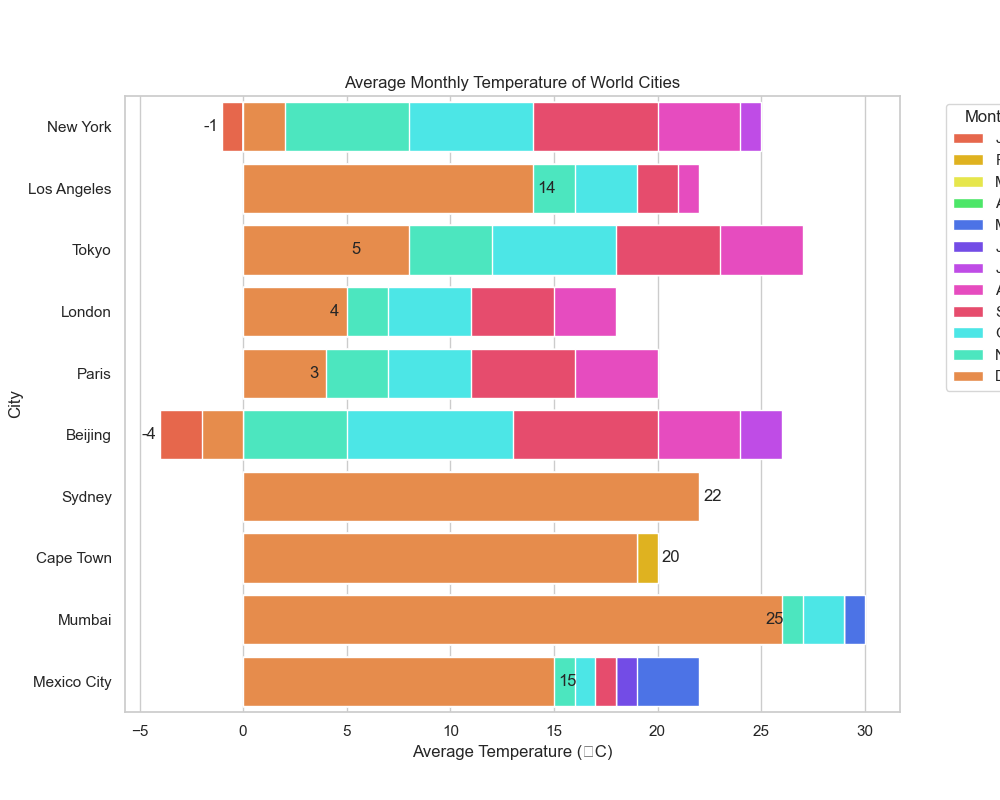

The Python source for this figure:

import seaborn as sns
import pandas as pd
import matplotlib.pyplot as plt

# Data
data = {
    'City': ['New York', 'Los Angeles', 'Tokyo', 'London', 'Paris', 'Beijing', 'Sydney', 'Cape Town', 'Mumbai', 'Mexico City'],
    'Jan': [-1, 14, 5, 4, 3, -4, 22, 20, 25, 15],
    'Feb': [0, 15, 6, 4, 4, 0, 22, 20, 25, 16],
    'Mar': [5, 16, 9, 7, 8, 5, 21, 19, 27, 19],
    'Apr': [11, 17, 14, 9, 10, 14, 19, 17, 29, 20],
    'May': [17, 18, 19, 13, 15, 20, 16, 15, 30, 22],
    'Jun': [22, 20, 22, 16, 18, 24, 14, 13, 29, 19],
    'Jul': [25, 22, 25, 18, 20, 26, 13, 13, 29, 18],
    'Aug': [24, 22, 27, 18, 20, 24, 15, 14, 28, 18],
    'Sep': [20, 21, 23, 15, 16, 20, 17, 15, 28, 18],
    'Oct': [14, 19, 18, 11, 11, 13, 19, 17, 29, 17],
    'Nov': [8, 16, 12, 7, 7, 5, 20, 18, 27, 16],
    'Dec': [2, 14, 8, 5, 4, -2, 22, 19, 26, 15]
}

df = pd.DataFrame(data)

# Melting the dataset to have cities, months, and values in separate columns
df_melted = df.melt(id_vars=['City'], var_name='Month', value_name='AvgTempCelsius')

# Seaborn plot
plt.figure(figsize=(10, 8))

# Horizontal bar chart with customized colors and bar width
ax = sns.barplot(
    data=df_melted,
    y='City',
    x='AvgTempCelsius',
    hue='Month',
    palette=['#FF5733', '#FFC300', '#FFFF33', '#33FF57', '#3366FF',
             '#6633FF', '#CC33FF', '#FF33CC', '#FF335E', '#33FFFF',
             '#33FFCC', '#FF8833'],
    dodge=False
)

ax.bar_label(ax.containers[0], padding=3)
plt.xlabel('Average Temperature (°C)')
plt.ylabel('City')
plt.title('Average Monthly Temperature of World Cities')
plt.legend(title='Month', bbox_to_anchor=(1.05, 1), loc='upper left')

plt.show()
